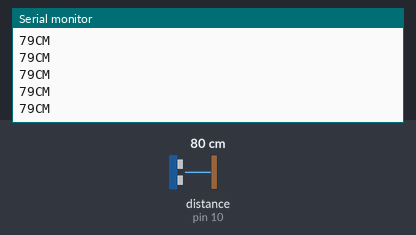
Recording of a sketch running on a simulated Arduino Uno, built with avr-gcc and run on an emulated ATmega328P. Parts: the last lines printed to the serial monitor. Wiring (inferred from the names in the program): ultrasonic range finder: trigger pin 9; echo pin 10. The inputs (shaded band) are chosen by the test bench; at power-on: distance to the obstacle (sensor on pin 10) 80 cm. The echo pulse lasts 58.3 µs per cm.

Above: at 1.2 s.
1.3 s: distance to the obstacle (sensor on pin 10) set to 2 cm
At 2.1 s:
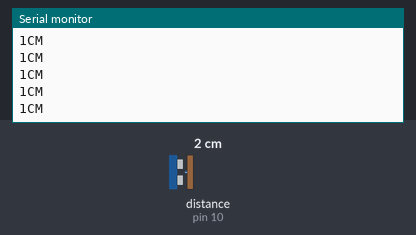
4.3 s: distance to the obstacle (sensor on pin 10) set to 4 cm
At 4.8 s:
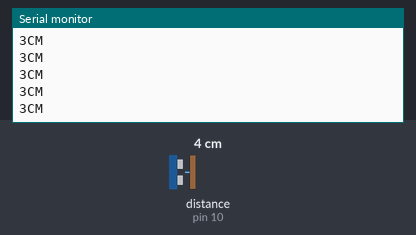
5.8 s: distance to the obstacle (sensor on pin 10) set to 2 cm
At 6.7 s:
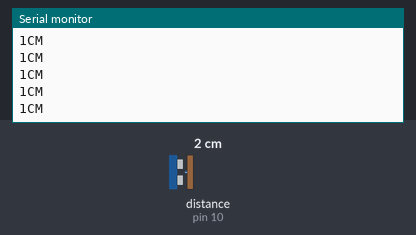
Timing chart, 0 to 8.8 s (numbered marks = the images above; inputs shaded):
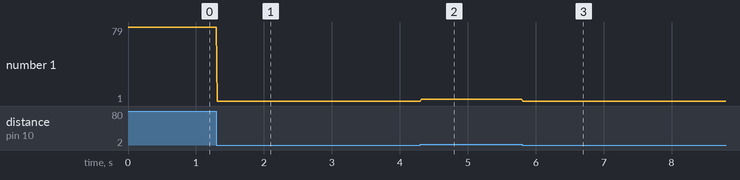

The sketch:

sonar_prac.ino
```cpp
int trigPin = 9;
int echoPin = 10;
//int led = 7;


void setup() {
  Serial.begin(9600);
   //pinMode(led, OUTPUT);
   pinMode(trigPin, OUTPUT);
  pinMode(echoPin, INPUT);
  // put your setup code here, to run once:

}

void loop() {
  long duration, distance;
  digitalWrite(trigPin,HIGH);
  delayMicroseconds(1000);
  digitalWrite(trigPin, LOW);
  duration=pulseIn(echoPin, HIGH);
  distance =(duration/2)/29.1;
  Serial.print(distance);
  Serial.println("CM");
  delay(10);
}
```

Measured:
- after the input at 1.3 s, the serial monitor: prints a new line at once (image 1)
- after the input at 4.3 s, the serial monitor: prints a new line at once (image 2)
- plotted number 1: 79 → 1 after the input at 1.3 s, 1 → 3 after the input at 4.3 s
